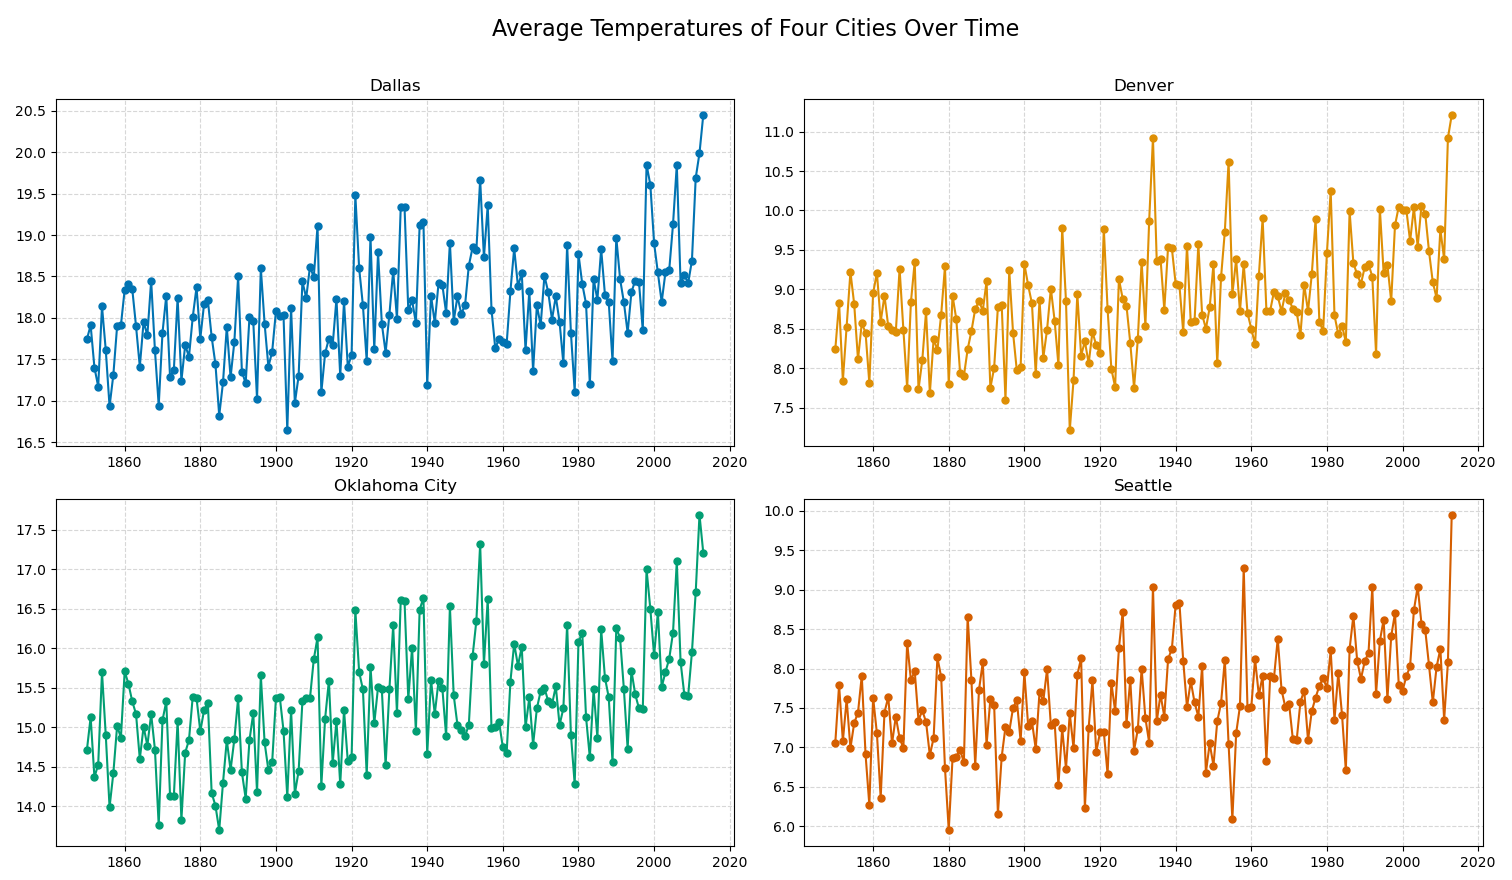

Recreate this plot in Python.
import pandas as pd
import matplotlib.pyplot as plt
import numpy as np
import seaborn as sns

# List of CSV files
csv_files = ['./dallas_avgtemp.csv', './denver_avgtemp.csv', './okc_avgtemp.csv', './seattle_avgtemp.csv']  # replace with your actual file names

# Load the data from the CSV files
dataframes = [pd.read_csv(f) for f in csv_files]

# Concatenate the dataframes
df = pd.concat(dataframes)

# Pivot the DataFrame to get the average temperature for each year
pivot_df = df.pivot(index='year', columns='city', values='avg_temp')

colors = sns.color_palette("colorblind", 4)

# Create subplots with 4 different graphs
fig, axes = plt.subplots(nrows=2, ncols=2, figsize=(15, 10))

# Plotting the data for each city
axes[0, 0].plot(pivot_df.index, pivot_df['Dallas'], label='Dallas', marker='o', markersize=5, color=colors[0])
axes[0, 0].set_title('Dallas')
axes[0, 1].plot(pivot_df.index, pivot_df['Denver'], label='Denver', marker='o', markersize=5, color=colors[1])
axes[0, 1].set_title('Denver')
axes[1, 0].plot(pivot_df.index, pivot_df['Oklahoma City'], label='Oklahoma City', marker='o', markersize=5, color=colors[2])
axes[1, 0].set_title('Oklahoma City')
axes[1, 1].plot(pivot_df.index, pivot_df['Seattle'], label='Seattle', marker='o', markersize=5, color=colors[3])
axes[1, 1].set_title('Seattle')

# Adding labels and title to the entire figure
fig.suptitle('Average Temperatures of Four Cities Over Time', fontsize=16)
fig.tight_layout(rect=[0, 0, 1, 0.96])  # Adjust the spacing

# Set y-axis range to start from 0 for all subplots
# for ax in axes.flat:
#     ax.set_ylim(0, None)

# Adding grid lines to all subplots
for ax in axes.flat:
    ax.grid(True, linestyle='--', alpha=0.5)

# Set x-axis ticks at every 10 years for all subplots
# for ax in axes.flat:
#     ax.set_xticks(range(min(pivot_df.index), max(pivot_df.index)+1, 10))

# Show the plot
plt.show()
